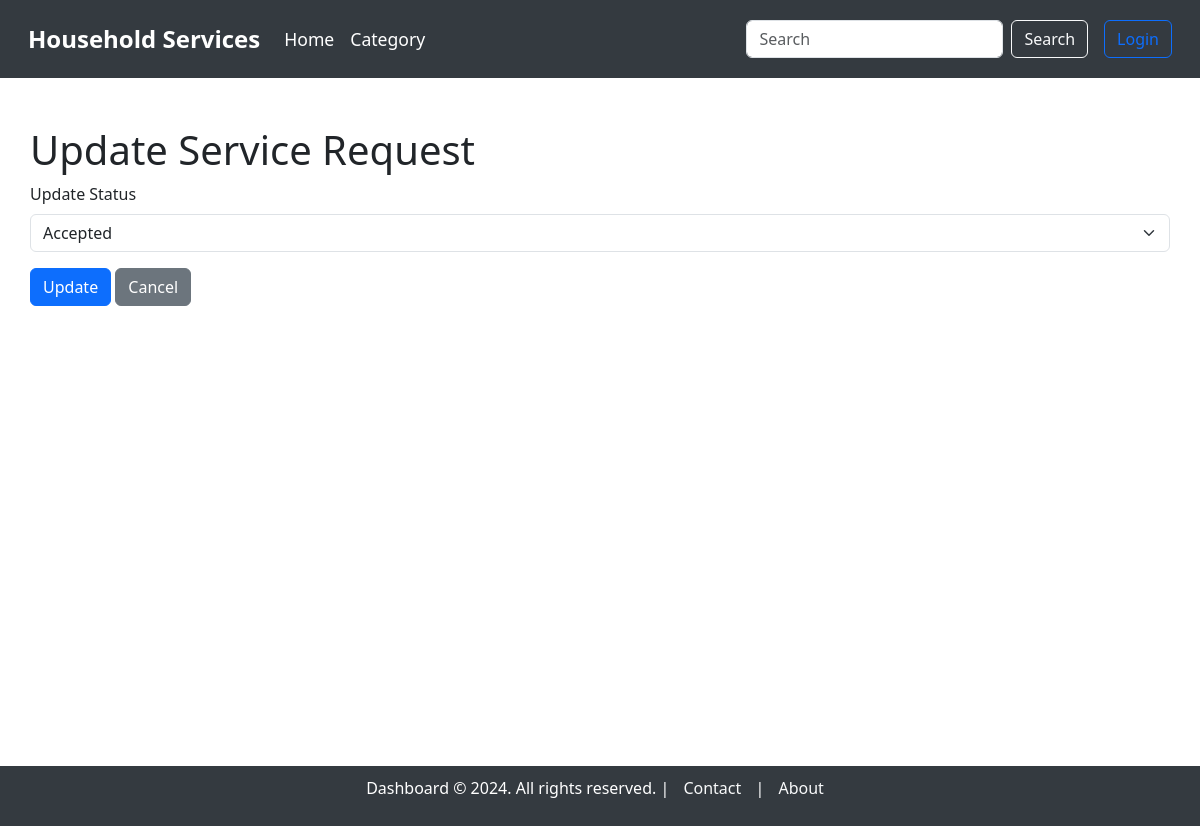
Before: /service_requests/update/1 with the older database file.
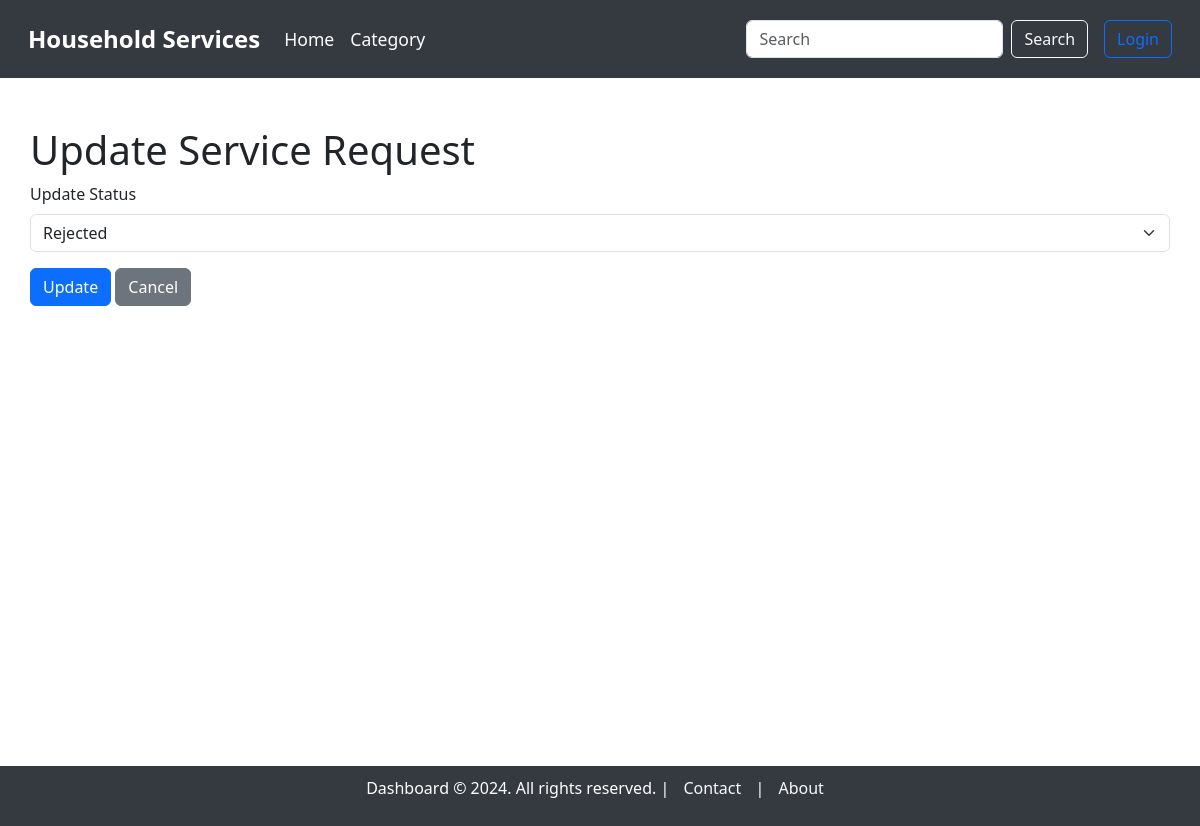
After: the same page with the newer database file.
### model.py (models this page shows, shortened)
class ServiceRequest(db.Model):
    __tablename__ = "service_requests"
    service_request_id = db.Column(db.Integer, autoincrement=True, primary_key=True)
    service_id = db.Column(db.Integer, db.ForeignKey('service.service_id'), nullable=False)
    user_id = db.Column(db.Integer, db.ForeignKey('users.user_id'), nullable=False)
    supplier_id = db.Column(db.Integer, db.ForeignKey('users.user_id'), nullable=True)  # Link to supplier (optional)
    service_description = db.Column(db.String, nullable=False)
    experience_years = db.Column(db.Integer, nullable=True)
    created_at = db.Column(db.DateTime, default=datetime.utcnow)
    updated_at = db.Column(db.DateTime, default=datetime.utcnow, onupdate=datetime.utcnow)
    date_requested = db.Column(db.DateTime, default=datetime.utcnow, nullable=True)
    date_issued = db.Column(db.DateTime, nullable=True)  #accepted date
    date_completed = db.Column(db.DateTime, nullable=True)
    date_returned = db.Column(db.DateTime, nullable=True)
    status = db.Column(db.String, default='pending')  # 'pending', 'accepted', 'rejected', 'completed', 'returned', 'cancelled'
    price = db.Column(db.Integer, nullable=False)  # Price associated with the service
    customer = db.relationship('User', foreign_keys=[user_id], backref='customer_requests')
    supplier = db.relationship('User', foreign_keys=[supplier_id], backref='supplier_requests')
    service = db.relationship('Service', backref='requests')

### main.py (the view, shortened to what this page needs)
@app.route('/service_requests/update/<int:service_request_id>', methods=['GET', 'POST'])
def update_service_request(service_request_id):
    service_request = ServiceRequest.query.get_or_404(service_request_id)
    return render_template('service_requests/update_service_request.html', service_request=service_request)

### templates/service_requests/update_service_request.html (shortened to what this page needs)
{% extends 'base_dashboard.html' %}
{% block content %}
<div class="container mt-5">
    <h1>Update Service Request</h1>
    <form action="{{ url_for('update_service_request', service_request_id=service_request.service_request_id) }}" method="POST">
        <div class="mb-3">
            <label for="status" class="form-label">Update Status</label>
            <select name="status" class="form-select">
                <option value="accepted" {% if service_request.status == 'accepted' %} selected {% endif %}>Accepted</option>
                <option value="rejected" {% if service_request.status == 'rejected' %} selected {% endif %}>Rejected</option>
            </select>
        </div>
        <button type="submit" class="btn btn-primary">Update</button>
        <a href="{{ url_for('view_service_requests') }}" class="btn btn-secondary">Cancel</a>
    </form>
</div>
{% endblock %}

Changed rows visible on the page:
changed ServiceRequest: status "Accepted" → "Rejected"
